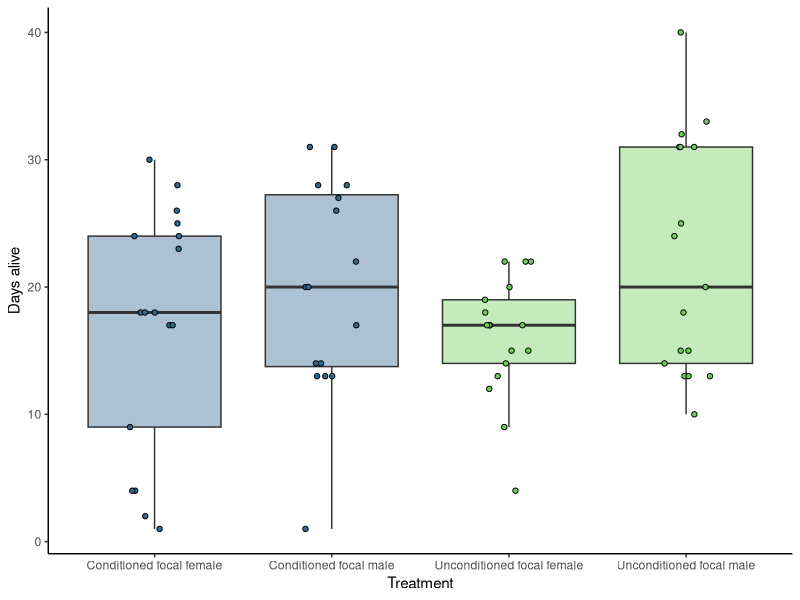

R code for this plot:
## Packages
library(tidyverse)
library(ggplot2)
library(readxl)
library(viridisLite)
library(survminer)
library(survival)


## Reading the data in
lifespan_adultstraits <- read_excel("data/fitness_development/adulttraits_lifespan.xlsx")






## adding a sex section 
lifespan_adultstraits$Conditioning <- ifelse(grepl("Conditioned", lifespan_adultstraits$treatment), "Conditioned", "Unconditioned")
lifespan_adultstraits$Sex <- ifelse(grepl("female", lifespan_adultstraits$treatment), "Focal female", "Focal male")



## Choosing colours from viridis to use: 
viridis_colors <- viridis(10)

## messing around
boxplot_adulttraits_survival <- ggplot(lifespan_adultstraits, aes(x = days_alive, y = treatment, fill = treatment)) +
  geom_boxplot(outlier.shape = NA, alpha = .4, position = position_dodge(width = 0.9)) +
  geom_point(aes(fill = treatment),
             size = 1.5, shape = 21,
             position = position_jitterdodge(jitter.width = 0.3, dodge.width = 0.9)) +
  scale_fill_manual(values = viridis_colors[c(4, 4, 8, 8)], labels = c("Conditioned", "Unconditioned")) +
  #scale_x_discrete(labels = unique(lifespan_adultstraits$days_alive)) +
  theme_classic() +
  theme(legend.position = "none",
        legend.justification = "right",
        legend.direction = "vertical",
        strip.placement = "outside", 
        strip.background = element_blank(),  
        strip.text = element_blank()) +
  labs(x = "Days alive", 
       y = "Treatment",
       fill = "Treatment")+
  coord_flip()

boxplot_adulttraits_survival
